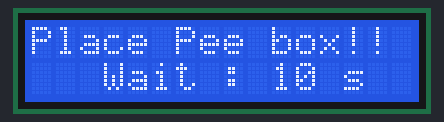
Recording of a sketch running on a simulated ESP32. Shown: 16×2 character LCD. WiFi joins after 1.5 s; servers stay silent unless stated; uploads are accepted with an empty reply; what the sketch prints to the serial monitor is not drawn.

Above: at 3.7 s.
At 8.8 s:
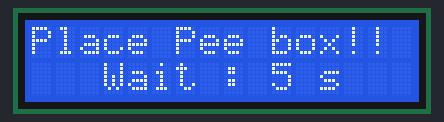
At 13.8 s:
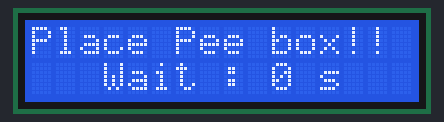
At 20.1 s:
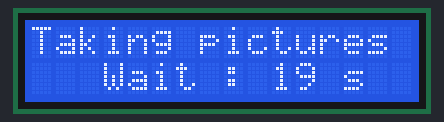
At 26.2 s:
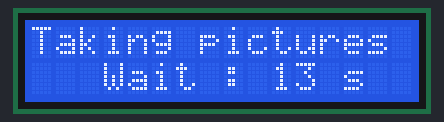
At 38.3 s:
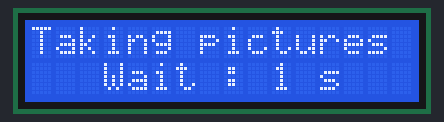

Measured:
- what the display in image 0 shows lasts 1.1 s, from 3.6 s to 4.7 s
- what the display in image 2 shows lasts 4.0 s, from 13.8 s to 17.8 s

The sketch:

Final_esp32_LCD.ino
```cpp
#include <Wire.h>
#include <LiquidCrystal_I2C.h>
#include <WiFiManager.h>
#include <WiFiUdp.h>
#include <WiFiClientSecure.h>
#include <NTPClient.h>
#include <HTTPClient.h>

// Set the LCD address to 0x27 or 0x3F for a 16 chars and 2 line display
LiquidCrystal_I2C lcd(0x27, 16, 2);

WiFiClient  client;
WiFiUDP ntpUDP;

const long offsetTime = 25200;
NTPClient timeClient(ntpUDP, "pool.ntp.org", offsetTime);

String myStatus = "";
int year;
int month;
int day;
int hour;
int minute;
int second;
int count =0;
bool set = false;
// หน่วยเป็นวินาที จะได้ 7*60*60 = 25200

// const int vout = 32;
int buttonstate = 1;
String finalresult = "";
String GOOGLE_SCRIPT_ID = "YOUR ID";
String DontWork = "NN";
String Work = "WW";

void setup() {
  Serial.begin(115200);
  setupWiFi();
  // pinMode(34, INPUT);
  lcd.begin();
  lcd.backlight();
  lcd.setCursor(1, 0);
  lcd.print("SYSTEM RAEDY!!");
  lcd.setCursor(0, 1);
  lcd.print("< Press Button");
}


void loop() {
  // buttonstate = digitalRead(34);
  if (buttonstate == 0){
    Serial.printf("This Logic : %d\n",buttonstate);
    delay(3000);
    lcd.setCursor(1, 0);
    lcd.print("SYSTEM RAEDY!!");
    lcd.setCursor(0, 1);
    lcd.print(" Press Button >");
  } else {
      Serial.printf("This Logic : %d\n",buttonstate);
      lcd.setCursor(5, 0);
      lcd.print("Welcome!");
      lcd.setCursor(2, 1);
      lcd.print("SYSTEM RAEDY!!");
      lcd.clear();
      delay(2000);
      lcd.setCursor(0, 0);
      lcd.print("Place Pee box!!");
      for (int i = 10; i >= 0; i--) {
        lcd.setCursor(3, 1);
        if ( i == 9) {
          lcd.clear();
          lcd.setCursor(0, 0);
          lcd.print("Place Pee box!!");
          lcd.setCursor(3, 1);
        }
        lcd.printf("Wait : %d s",i);
        Serial.printf("Time : %d s\n",i);
        delay(1000);
      }

      delay(3000);
      Serial.println("Run Function cam");
      cam();
    }
}

void cam(){
  lcd.begin();
  lcd.backlight();
  sendDataW(Work,"");
  for(int i = 0; i<1; i++){
    delay(1000);
    lcd.clear();
    lcd.setCursor(0, 0);
    lcd.print("Taking pictures");
      for (int i = 20; i >= 0; i--) {
        lcd.setCursor(3, 1);
        if ( i == 9) {
          lcd.clear();
          lcd.setCursor(0, 0);
          lcd.print("Taking pictures");
          lcd.setCursor(3, 1);
        }
        lcd.printf("Wait : %d s",i);
        Serial.printf("Time : %d s\n",i);
        delay(1000);
      }
  }
  lcd.clear();
  lcd.setCursor(0, 0);
  lcd.print("Finished Sending.");
  lcd.setCursor(4, 1);
  lcd.print("Bye Bye!");
  delay(2000);
  lcd.clear();
  lcd.setCursor(3, 0);
  lcd.print("Result Is");
  lcd.setCursor(6, 1);
  lcd.print("True");
  delay(2000);
  // sendDataW(DontWork,"");
}


void sendDataW(String params1, String params2) {
  WiFiClientSecure client;
  HTTPClient http;
  String url = "https://script.google.com/macros/s/" + GOOGLE_SCRIPT_ID + "/exec";
  Serial.print("Making a request to: ");
  Serial.println(url);

  // Add your request data here
  String postData = "params1=" + params1 + "&params2=" + params2;
  client.setInsecure();
  http.begin(client, url);
  http.addHeader("Content-Type", "application/x-www-form-urlencoded");
  int httpCode = http.POST(postData);
  Serial.print("HTTP Response code: ");
  Serial.println(httpCode);

  http.end();
}


void setupWiFi() {
    WiFiManager wm;
    bool res;
    res = wm.autoConnect("Sensor_Main","12345678"); // password protected ap
    if(!res) {
      Serial.println("Failed to connect");
    }
    else {
      Serial.println("connected...:) ");
    }
}
```
